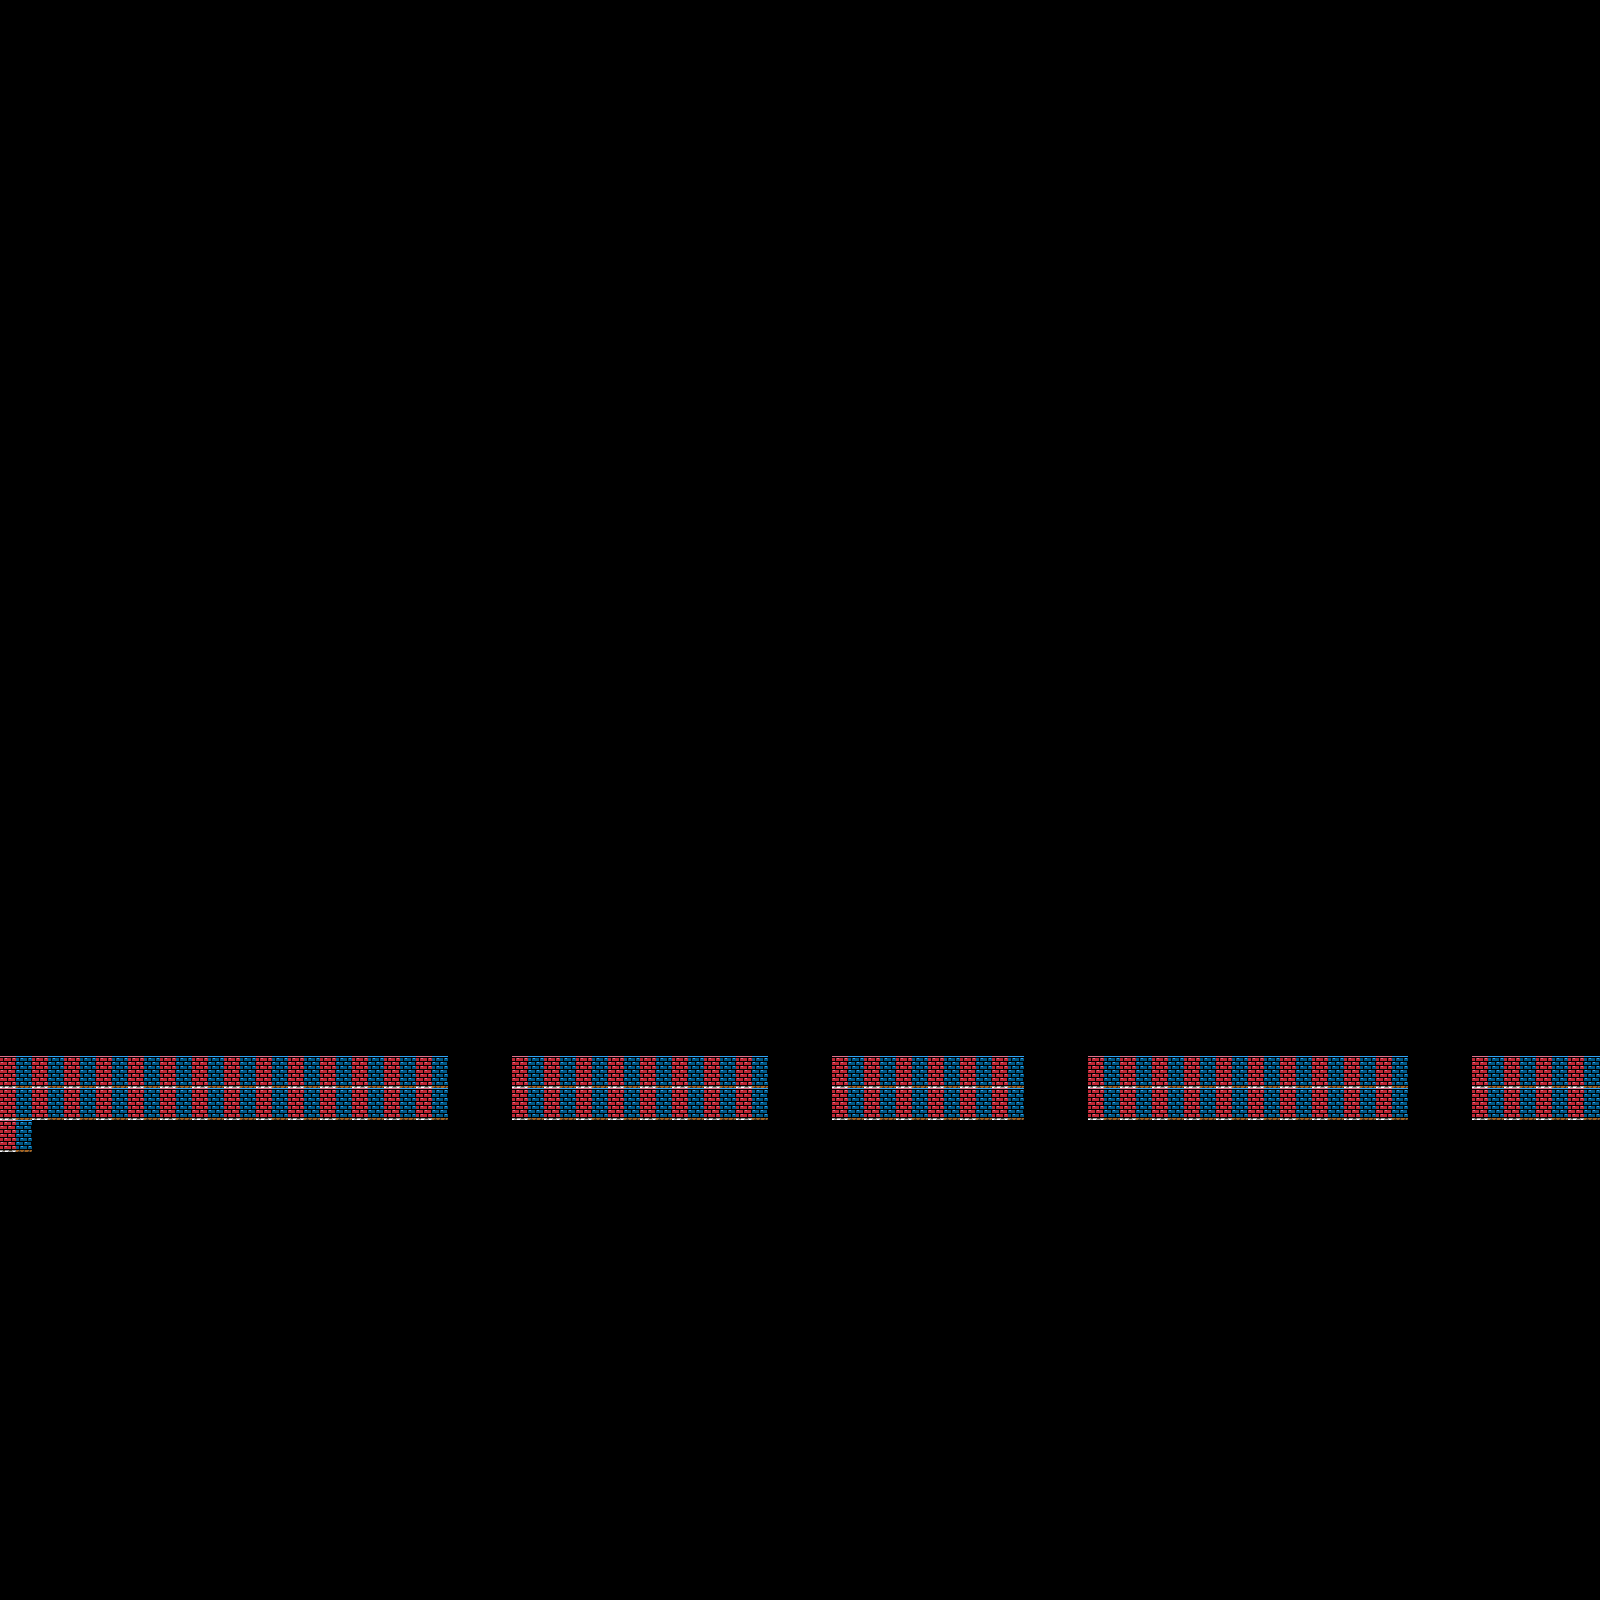

This game map was drawn from its Tiled (.tmx) file and the tilesets committed beside it. A one-line description and the trimmed map source follow:
An orthogonal 50x50 tile map with 32x32 px tiles, 2 tile layers (background, levels).

<map version="1.4" tiledversion="1.4.1" orientation="orthogonal" renderorder="right-down" width="50" height="50" tilewidth="32" tileheight="32" infinite="0" nextlayerid="3" nextobjectid="1">
 <editorsettings>
  <export target="../a.json" format="json" />
 </editorsettings>
 <tileset firstgid="1" name="simples_pimples" tilewidth="32" tileheight="32" spacing="1" tilecount="912" columns="24">
  <image source="simples_pimples.png" width="800" height="1280" />
 </tileset>
 <layer id="1" name="background" width="50" height="50">
  <data>[2500 cells, 2500 non-empty, 1 distinct tile ids]</data>
 </layer>
 <layer id="2" name="levels" width="50" height="50">
  <data>[2500 cells, 2423 non-empty, 2 distinct tile ids]</data>
 </layer>
</map>
